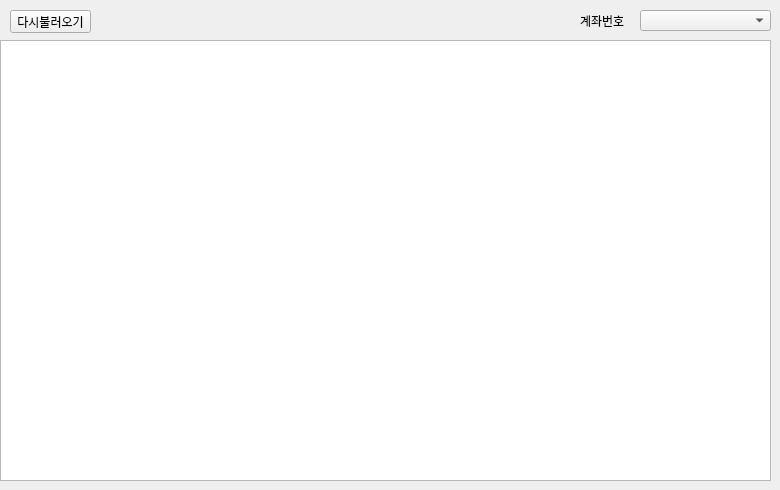
     <widget class="QWidget" name="tab">
      <attribute name="title">
       <string>잔고</string>
      </attribute>
      <widget class="QTableWidget" name="tblBalanceHeld">
       <property name="geometry">
        <rect>
         <x>0</x>
         <y>40</y>
         <width>771</width>
         <height>441</height>
        </rect>
       </property>
       <property name="frameShape">
        <enum>QFrame::StyledPanel</enum>
       </property>
       <property name="frameShadow">
        <enum>QFrame::Sunken</enum>
       </property>
       <property name="sizeAdjustPolicy">
        <enum>QAbstractScrollArea::AdjustToContents</enum>
       </property>
       <property name="editTriggers">
        <set>QAbstractItemView::NoEditTriggers</set>
       </property>
       <property name="sortingEnabled">
        <bool>false</bool>
       </property>
      </widget>
      <widget class="QPushButton" name="btnReloadAccount">
       <property name="geometry">
        <rect>
         <x>10</x>
         <y>10</y>
         <width>81</width>
         <height>23</height>
        </rect>
       </property>
       <property name="text">
        <string>다시불러오기</string>
       </property>
      </widget>
      <widget class="QLabel" name="label_5">
       <property name="geometry">
        <rect>
         <x>580</x>
         <y>15</y>
         <width>56</width>
         <height>12</height>
        </rect>
       </property>
       <property name="text">
        <string>계좌번호</string>
       </property>
      </widget>
      <widget class="QComboBox" name="cbAccounts">
       <property name="geometry">
        <rect>
         <x>640</x>
         <y>10</y>
         <width>131</width>
         <height>21</height>
        </rect>
       </property>
      </widget>
     </widget>
